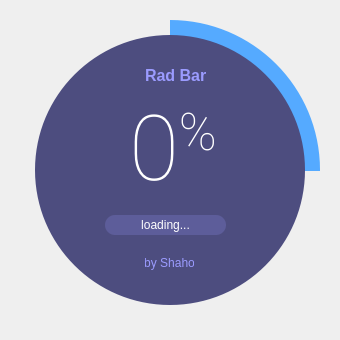
<?xml version="1.0" encoding="UTF-8"?>
<ui version="4.0">
 <class>SplashScreen</class>
 <widget class="QMainWindow" name="SplashScreen">
  <property name="geometry">
   <rect>
    <x>0</x>
    <y>0</y>
    <width>340</width>
    <height>340</height>
   </rect>
  </property>
  <property name="windowTitle">
   <string>MainWindow</string>
  </property>
  <widget class="QWidget" name="centralwidget">
   <widget class="QFrame" name="circularProgressBarBase">
    <property name="geometry">
     <rect>
      <x>10</x>
      <y>10</y>
      <width>320</width>
      <height>320</height>
     </rect>
    </property>
    <property name="frameShape">
     <enum>QFrame::NoFrame</enum>
    </property>
    <property name="frameShadow">
     <enum>QFrame::Raised</enum>
    </property>
    <widget class="QFrame" name="circularProgress">
     <property name="geometry">
      <rect>
       <x>10</x>
       <y>10</y>
       <width>300</width>
       <height>300</height>
      </rect>
     </property>
     <property name="styleSheet">
      <string notr="true">QFrame{
	border-radius: 150px;
	background-color: qconicalgradient(cx:0.5, cy:0.5, angle:90, stop:0.749 rgba(255, 0, 127, 0), stop:0.750 rgba(85, 170, 255, 255));
}</string>
     </property>
     <property name="frameShape">
      <enum>QFrame::NoFrame</enum>
     </property>
     <property name="frameShadow">
      <enum>QFrame::Raised</enum>
     </property>
    </widget>
    <widget class="QFrame" name="circularBg">
     <property name="geometry">
      <rect>
       <x>10</x>
       <y>10</y>
       <width>300</width>
       <height>300</height>
      </rect>
     </property>
     <property name="styleSheet">
      <string notr="true">QFrame{
	border-radius: 150px;
	background-color: rgba(77, 77, 127, 0);
}</string>
     </property>
     <property name="frameShape">
      <enum>QFrame::NoFrame</enum>
     </property>
     <property name="frameShadow">
      <enum>QFrame::Raised</enum>
     </property>
    </widget>
    <widget class="QFrame" name="container">
     <property name="geometry">
      <rect>
       <x>25</x>
       <y>25</y>
       <width>270</width>
       <height>270</height>
      </rect>
     </property>
     <property name="styleSheet">
      <string notr="true">QFrame{
	border-radius: 135px;
	background-color: rgb(77, 77, 127);
}</string>
     </property>
     <property name="frameShape">
      <enum>QFrame::NoFrame</enum>
     </property>
     <property name="frameShadow">
      <enum>QFrame::Raised</enum>
     </property>
     <widget class="QLabel" name="labelTitle">
      <property name="geometry">
       <rect>
        <x>110</x>
        <y>30</y>
        <width>62</width>
        <height>21</height>
       </rect>
      </property>
      <property name="font">
       <font>
        <family>Segoe UI</family>
        <pointsize>12</pointsize>
       </font>
      </property>
      <property name="styleSheet">
       <string notr="true">background-color: none;
color: #FFFFFF</string>
      </property>
      <property name="text">
       <string>&lt;html&gt;&lt;head/&gt;&lt;body&gt;&lt;p&gt;&lt;span style=&quot; font-weight:600; color:#9b9bff;&quot;&gt;Rad Bar &lt;/span&gt;</string>
      </property>
      <property name="alignment">
       <set>Qt::AlignCenter</set>
      </property>
     </widget>
     <widget class="QLabel" name="labelLoadingInfo">
      <property name="geometry">
       <rect>
        <x>60</x>
        <y>180</y>
        <width>141</width>
        <height>20</height>
       </rect>
      </property>
      <property name="minimumSize">
       <size>
        <width>0</width>
        <height>20</height>
       </size>
      </property>
      <property name="maximumSize">
       <size>
        <width>16777215</width>
        <height>20</height>
       </size>
      </property>
      <property name="font">
       <font>
        <family>Segoe UI</family>
        <pointsize>9</pointsize>
       </font>
      </property>
      <property name="styleSheet">
       <string notr="true">QLabel{
	border-radius: 10px;	
	background-color: rgb(93, 93, 154);
	color: #FFFFFF;
	margin-left: 10px;
	margin-right: 10px;
}</string>
      </property>
      <property name="frameShape">
       <enum>QFrame::NoFrame</enum>
      </property>
      <property name="text">
       <string>loading...</string>
      </property>
      <property name="alignment">
       <set>Qt::AlignCenter</set>
      </property>
     </widget>
     <widget class="QLabel" name="labelPercentage">
      <property name="geometry">
       <rect>
        <x>90</x>
        <y>60</y>
        <width>96</width>
        <height>104</height>
       </rect>
      </property>
      <property name="font">
       <font>
        <family>Roboto Thin</family>
        <pointsize>68</pointsize>
       </font>
      </property>
      <property name="styleSheet">
       <string notr="true">background-color: none;
color: #FFFFFF</string>
      </property>
      <property name="text">
       <string>&lt;p&gt;&lt;span style=&quot; font-size:68pt;&quot;&gt;0&lt;/span&gt;&lt;span style=&quot; font-size:58pt; vertical-align:super;&quot;&gt;%&lt;/span&gt;&lt;/p&gt;</string>
      </property>
      <property name="alignment">
       <set>Qt::AlignCenter</set>
      </property>
     </widget>
     <widget class="QLabel" name="labelCredits">
      <property name="geometry">
       <rect>
        <x>110</x>
        <y>220</y>
        <width>49</width>
        <height>16</height>
       </rect>
      </property>
      <property name="font">
       <font>
        <family>Segoe UI</family>
        <pointsize>9</pointsize>
       </font>
      </property>
      <property name="styleSheet">
       <string notr="true">background-color: none;
color: rgb(155, 155, 255);</string>
      </property>
      <property name="text">
       <string>by Shaho</string>
      </property>
      <property name="alignment">
       <set>Qt::AlignCenter</set>
      </property>
     </widget>
    </widget>
    <zorder>circularBg</zorder>
    <zorder>circularProgress</zorder>
    <zorder>container</zorder>
   </widget>
  </widget>
 </widget>
 <resources/>
 <connections/>
</ui>
